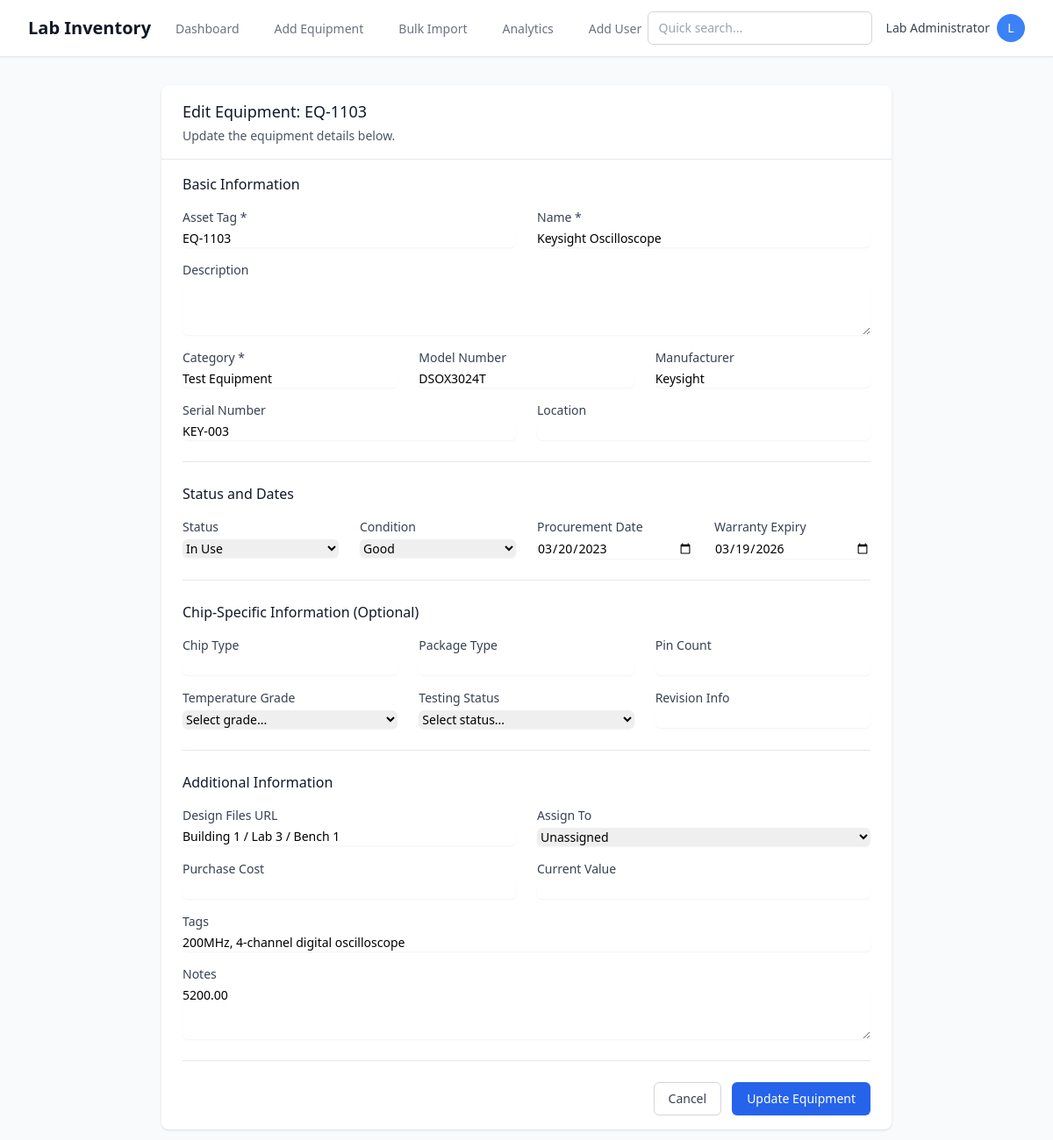
The page /edit/46 (signed in) on the database as committed earlier.
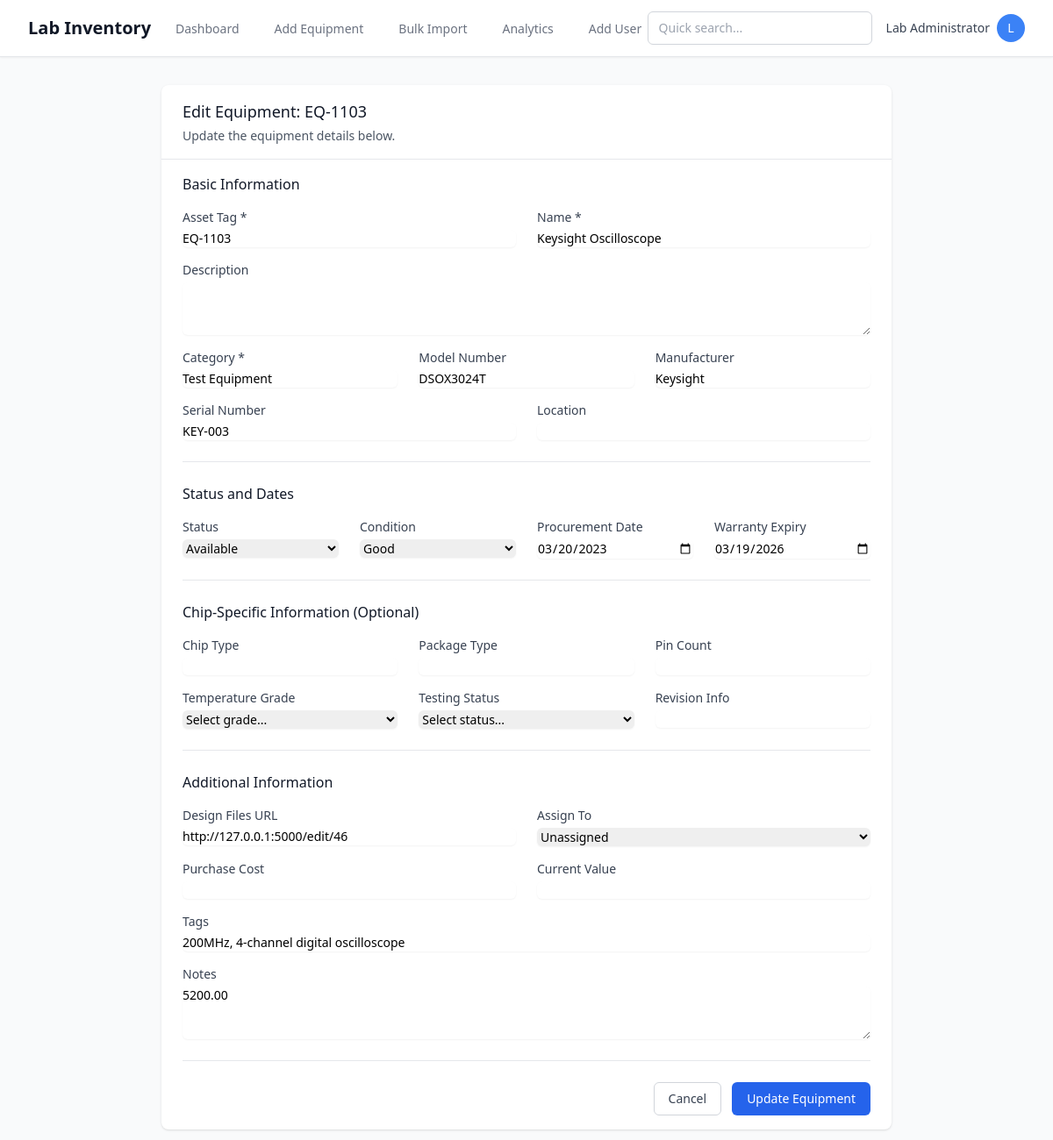
The same page on the database as committed later.
### app/models.py (models this page shows, shortened)
class Equipment(db.Model):
    __tablename__ = 'equipment'
    id = db.Column(db.Integer, primary_key=True)
    asset_tag = db.Column(db.String(50), unique=True, nullable=False, index=True)
    name = db.Column(db.String(200), nullable=False)
    description = db.Column(db.Text)
    category = db.Column(db.String(100), nullable=False, index=True)
    model_number = db.Column(db.String(100))
    manufacturer = db.Column(db.String(100), index=True)
    serial_number = db.Column(db.String(100))
    procurement_date = db.Column(db.Date)
    warranty_expiry = db.Column(db.Date)
    created_at = db.Column(db.DateTime, default=now_ist)
    updated_at = db.Column(db.DateTime, default=now_ist, onupdate=now_ist)
    status = db.Column(db.String(50), nullable=False, default='Available', index=True)  # Available, In Use, Under Maintenance, Retired, Missing
    condition = db.Column(db.String(50), nullable=False, default='Good')  # New, Good, Needs Repair, Obsolete
    chip_type = db.Column(db.String(50))  # FPGA, ASIC, ARM, etc.
    package_type = db.Column(db.String(50))  # BGA, QFN, DIP, etc.
    pin_count = db.Column(db.Integer)
    temperature_grade = db.Column(db.String(50))  # Commercial, Industrial, Military
    testing_status = db.Column(db.String(50))  # Untested, Passed, Failed, Rework
    revision_info = db.Column(db.String(100))
    design_files = db.Column(db.Text)  # URL or file path
    location = db.Column(db.String(200))  # Building / Lab Room / Cabinet / Shelf
    assigned_to_id = db.Column(db.Integer, db.ForeignKey('users.id'), nullable=True)
    tags = db.Column(db.String(500))  # Comma-separated tags
    notes = db.Column(db.Text)
    purchase_cost = db.Column(db.Numeric(10, 2))
    current_value = db.Column(db.Numeric(10, 2))
    movement_logs = db.relationship('MovementLog', backref='equipment', lazy='dynamic', cascade='all, delete-orphan')
    audit_logs = db.relationship('AuditLog', backref='equipment', lazy='dynamic', cascade='all, delete-orphan')

### app/routes/inventory.py (the view, shortened to what this page needs)
@inventory_bp.route('/edit/<int:id>', methods=['GET', 'POST'])
@login_required
def edit(id):
    equipment = Equipment.query.get_or_404(id)
    if not current_user.has_permission('update'):
        flash('You do not have permission to edit equipment', 'error')
        return redirect(url_for('inventory.view', id=id))
    users = User.query.filter_by(is_active=True).all()
    return render_template('inventory/edit.html', equipment=equipment, users=users)

### app/models.py (called while the page is built)
    def has_permission(self, action):
        permissions = {
            'Admin': ['create', 'read', 'update', 'delete', 'bulk_import', 'user_management'],
            'Lab Staff': ['create', 'read', 'update', 'delete', 'bulk_import'],
            'Researcher': ['read', 'update', 'checkout', 'checkin'],
            'Read-only': ['read']
        }
        return action in permissions.get(self.role, [])

### app/routes/auth.py (called while the page is built)
@login_manager.user_loader
def load_user(user_id):
    return User.query.get(int(user_id))

### app/templates/inventory/edit.html (shortened to what the changed rows need)
{% extends "base.html" %}
{% block content %}
<div class="max-w-4xl mx-auto py-8 px-4 sm:px-6 lg:px-8">
    <div class="bg-white shadow rounded-lg">
        <div class="px-6 py-4 border-b border-gray-200">
            <h2 class="text-lg font-medium text-gray-900">Edit Equipment: {{ equipment.asset_tag }}</h2>
            <p class="mt-1 text-sm text-gray-600">Update the equipment details below.</p>
        </div>
        <form hx-post="{{ url_for('inventory.edit', id=equipment.id) }}"
              hx-target="body"
              class="px-6 py-4 space-y-6">
            <div>
                <div class="grid grid-cols-1 md:grid-cols-2 gap-6">
                    <div>
                        <label for="asset_tag" class="block text-sm font-medium text-gray-700">
                            Asset Tag *
                        </label>
                        <input type="text"
                               id="asset_tag"
                               name="asset_tag"
                               required
                               value="{{ equipment.asset_tag }}"
                               class="mt-1 block w-full border-gray-300 rounded-md shadow-sm focus:ring-blue-500 focus:border-blue-500 sm:text-sm">
                    </div>
                    <div>
                        <label for="name" class="block text-sm font-medium text-gray-700">
                            Name *
                        </label>
                        <input type="text"
                               id="name"
                               name="name"
                               required
                               value="{{ equipment.name }}"
                               class="mt-1 block w-full border-gray-300 rounded-md shadow-sm focus:ring-blue-500 focus:border-blue-500 sm:text-sm">
                    </div>
                </div>
                <div class="grid grid-cols-1 md:grid-cols-3 gap-6 mt-4">
                    <div>
                        <label for="category" class="block text-sm font-medium text-gray-700">
                            Category *
                        </label>
                        <input type="text"
                               id="category"
                               name="category"
                               required
                               value="{{ equipment.category }}"
                               list="category-options"
                               class="mt-1 block w-full border-gray-300 rounded-md shadow-sm focus:ring-blue-500 focus:border-blue-500 sm:text-sm">
                    </div>
                    <div>
                        <label for="model_number" class="block text-sm font-medium text-gray-700">
                            Model Number
                        </label>
                        <input type="text"
                               id="model_number"
                               name="model_number"
                               value="{{ equipment.model_number or '' }}"
                               class="mt-1 block w-full border-gray-300 rounded-md shadow-sm focus:ring-blue-500 focus:border-blue-500 sm:text-sm">
                    </div>
                    <div>
                        <label for="manufacturer" class="block text-sm font-medium text-gray-700">
                            Manufacturer
                        </label>
                        <input type="text"
                               id="manufacturer"
                               name="manufacturer"
                               value="{{ equipment.manufacturer or '' }}"
                               list="manufacturer-options"
                               class="mt-1 block w-full border-gray-300 rounded-md shadow-sm focus:ring-blue-500 focus:border-blue-500 sm:text-sm">
                    </div>
                </div>
                <div class="grid grid-cols-1 md:grid-cols-2 gap-6 mt-4">
                    <div>
                        <label for="serial_number" class="block text-sm font-medium text-gray-700">
                            Serial Number
                        </label>
                        <input type="text"
                               id="serial_number"
                               name="serial_number"
                               value="{{ equipment.serial_number or '' }}"
                               class="mt-1 block w-full border-gray-300 rounded-md shadow-sm focus:ring-blue-500 focus:border-blue-500 sm:text-sm">
                    </div>
                </div>
            </div>
            <div class="border-t pt-6">
                <div class="grid grid-cols-1 md:grid-cols-4 gap-6">
                    <div>
                        <label for="status" class="block text-sm font-medium text-gray-700">
                            Status
                        </label>
                        <select id="status"
                                name="status"
                                class="mt-1 block w-full border-gray-300 rounded-md shadow-sm focus:ring-blue-500 focus:border-blue-500 sm:text-sm">
                            <option value="Available" {{ 'selected' if equipment.status == 'Available' }}>Available</option>
                            <option value="In Use" {{ 'selected' if equipment.status == 'In Use' }}>In Use</option>
                        </select>
                    </div>
                    <div>
                        <label for="procurement_date" class="block text-sm font-medium text-gray-700">
                            Procurement Date
                        </label>
                        <input type="date"
                               id="procurement_date"
                               name="procurement_date"
                               value="{{ equipment.procurement_date.strftime('%Y-%m-%d') if equipment.procurement_date else '' }}"
                               class="mt-1 block w-full border-gray-300 rounded-md shadow-sm focus:ring-blue-500 focus:border-blue-500 sm:text-sm">
                    </div>
                    <div>
                        <label for="warranty_expiry" class="block text-sm font-medium text-gray-700">
                            Warranty Expiry
                        </label>
                        <input type="date"
                               id="warranty_expiry"
                               name="warranty_expiry"
                               value="{{ equipment.warranty_expiry.strftime('%Y-%m-%d') if equipment.warranty_expiry else '' }}"
                               class="mt-1 block w-full border-gray-300 rounded-md shadow-sm focus:ring-blue-500 focus:border-blue-500 sm:text-sm">
                    </div>
                </div>
            </div>
            <div class="border-t pt-6">
                <div class="grid grid-cols-1 md:grid-cols-2 gap-6">
                    <div>
                        <label for="design_files" class="block text-sm font-medium text-gray-700">
                            Design Files URL
                        </label>
                        <input type="url"
                               id="design_files"
                               name="design_files"
                               value="{{ equipment.design_files or '' }}"
                               class="mt-1 block w-full border-gray-300 rounded-md shadow-sm focus:ring-blue-500 focus:border-blue-500 sm:text-sm">
                    </div>
                </div>
                <div class="mt-4">
                    <label for="tags" class="block text-sm font-medium text-gray-700">
                        Tags
                    </label>
                    <input type="text"
                           id="tags"
                           name="tags"
                           value="{{ equipment.tags or '' }}"
                           class="mt-1 block w-full border-gray-300 rounded-md shadow-sm focus:ring-blue-500 focus:border-blue-500 sm:text-sm"
                           placeholder="priority, critical, obsolete (comma-separated)">
                </div>
                <div class="mt-4">
                    <label for="notes" class="block text-sm font-medium text-gray-700">
                        Notes
                    </label>
                    <textarea id="notes"
                              name="notes"
                              rows="3"
                              class="mt-1 block w-full border-gray-300 rounded-md shadow-sm focus:ring-blue-500 focus:border-blue-500 sm:text-sm">{{ equipment.notes or '' }}</textarea>
                </div>
            </div>
        </form>
    </div>
</div>
{% endblock %}

Rows that differ between the two databases and show on the page:
changed Equipment "EQ-1103": design_files "Building 1 / Lab 3 / Bench 1" → "http://127.0.0.1:5000/edit/46"
Other text that changed with them:
form field status: "In Use" → "Available"
